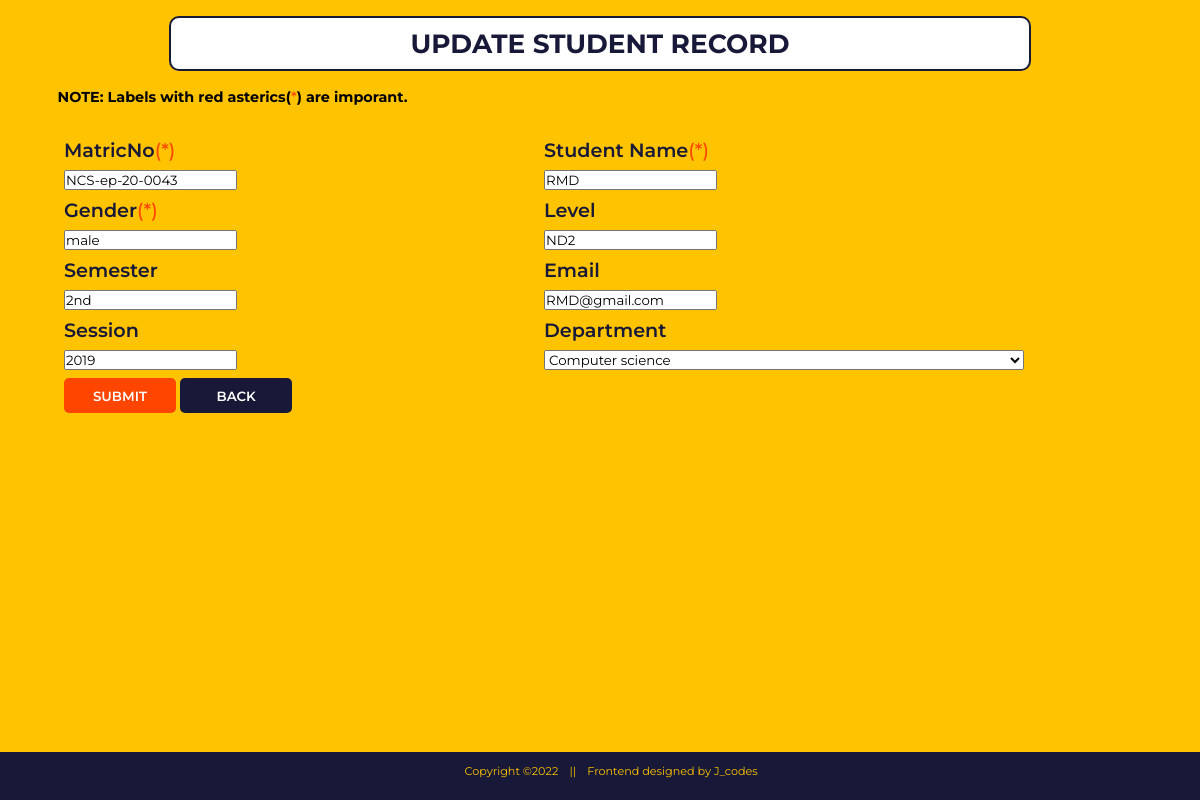
/update-student-info/16/, run on the app's committed database.
### attendance/models.py (models this page shows, shortened)
class StudentDataInfo(models.Model):
    matric_no   = models.CharField(max_length=100, blank=True, null=True)
    name        = models.CharField(max_length=400, blank=True, null=True)
    gender      = models.CharField(max_length=100, blank=True, null=True)
    email       = models.EmailField(max_length=254)
    session     = models.CharField(max_length=100, blank=True, null=True)
    level       = models.CharField(max_length=100, blank=True, null=True)
    department  = models.CharField(max_length=250, blank=True, null=True)
    semester    = models.CharField(max_length=100, blank=True, null=True)

### attendance/views.py (the view)
# urls.py: path('update-student-info/<str:pk>/', views.update_student_info, name='update-info' ),
def update_student_info(request, pk):
    student = StudentDataInfo.objects.get(id=pk)
    form = UpdateStudentForm(instance=student)
    if request.method == 'POST':
        form = UpdateStudentForm(request.POST, instance=student)
        if form.is_valid():
            form.save()
            return redirect('student-data')
    context = {'form':form}
    return render(request, "update-form.html", context)

### attendance/forms.py
class UpdateStudentForm(ModelForm):
    class Meta:
        model = StudentDataInfo
        fields = '__all__'

### templates/update-form.html (shortened to what this page needs)
{% load static %}
<!DOCTYPE html>
<html lang="en">
<head>
  <link rel="stylesheet" href="{% static 'styles/student_form_style.css' %}">
</head>
<body>
  <header>
    <h2>Update Student Record</h2>
  </header>
  <h3 class="note">NOTE: Labels with red asterics(<span class="asteric">*</span>) are imporant.</h3>
  <form action="" method="POST">
    <div class="input">
      <label for="MatricNo">
        MatricNo<span class="asteric">(*)</span>
      </label>
      <div>
        {{form.matric_no}}
      </div>
    </div>
    <div class="input">
      <label for="student_name">
        Student Name<span class="asteric">(*)</span>
      </label>
      <div>
        {{form.name}}
      </div>
    </div>
    <div class="input">
      <label for="gender">
        Gender<span class="asteric">(*)</span>
      </label>
      <div>
        {{form.gender}}
      </div>
    </div>
    <div class="input">
      <label for="Level">
      Level
      </label>
      <div>
        {{form.level}}
      </div>
    </div>
    <div class="input">
      <label for="semester">
      Semester
      </label>
      <div>
        {{form.semester}}
      </div>
    </div>
    <div class="input">
      <label for="email">
        Email
      </label>
      <div>
        {{form.email}}
      </div>
    </div>
    <div class="input">
      <label for="session">
        Session
      </label>
      <div>
        {{form.session}}
      </div>
    </div>
    <div class="input">
      <label for="department">
        Department
      </label>
      <select {{form.department}} name="Department" required class="select" id="program">
        <option value="Computer-science">Computer science</option>
      </select>
    </div>
    <div class="submit">
      <button type="submit" id="submit">submit</button>
      <a href="student_data">
        <button  type="button" id="back">back</button>
      </a>
    </div>
  </form>
  <footer>
    <p>Copyright &copy2022</p>
    <p>||</p>
    <P>Frontend designed by J_codes</P>
  </footer>
</body>
</html>

### static/styles/student_form_style.css (style rules this page uses)
* { margin: 0; padding: 0; font-family: 'Montserrat', sans-serif; }
body { background-color:#ffc300; }
header { width: 70%; background-color: #fff; border: 2px solid #181938; border-radius: 10px; color: #181938; display: flex; align-items: center; justify-content: space-evenly; margin: 1rem auto ; padding: 0.5em; font-size: 1.1rem; text-transform: uppercase; }
label { font-size: 1.2rem; color: #181938; font-weight: 600; }
.note { margin-left: 4em; font-size: 00.9rem; margin-top: 1.1rem; }
form { display: grid; grid-template-columns: 1fr 1fr; width: 80%; padding: 4em; row-gap: 0.5em; padding-top: 2em; }
.input { display: flex; flex-direction: column; gap: 0.5em; }
.asteric { color:orangered; font-weight: 500; }
#submit { border: none; padding: 0.6rem; width: 7rem; text-transform: uppercase; border-radius: 5px; font-weight: 600; background-color: orangered; color: white; }
#back { border: none; padding: 0.6rem; width: 7rem; text-transform: uppercase; border-radius: 5px; font-weight: 600; background-color: #181938; color: white; }
footer { background-color: #181938; color: #ffc300; display: flex; justify-content: center; gap: 1em; padding: 1em; text-align: center; padding-bottom: 2em; position: fixed; width: 100%; bottom: 0; font-size: 0.7em; }

### data on the page
StudentDataInfo: matric_no "NCS-ep-20-0043", name "RMD", gender "male", level "ND2", semester "2nd", email "RMD@gmail.com", session "2019", department "Computer science"
